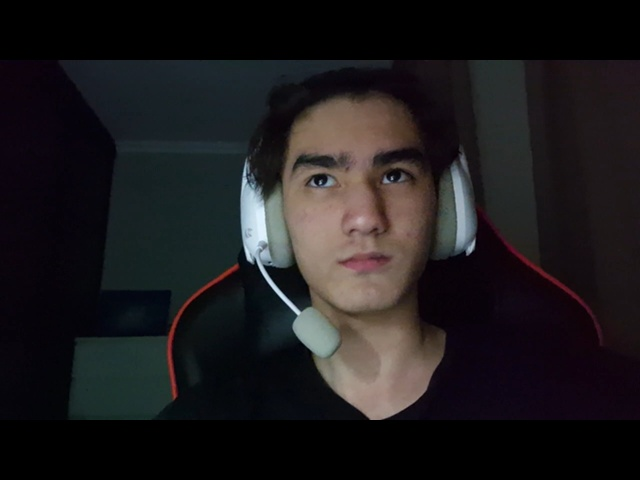
#> input picture known_faces/karim/karim_1.jpg, 640 x 480 px, given in place of the camera
$ python add_faces.py
#> lines starting #> are read from the running program, lines starting #| are printed output that depends on the picture; after the words box and inside, x2 and y2 are one past the last pixel; in counts of white or black regions, pixels touching at a corner belong together
import cv2
import pickle
import json
import numpy as np
import os

video = cv2.VideoCapture(0)     # 0 - for built in camera(laptops)  1 - for external cameras(pcs)
facedetect = cv2.CascadeClassifier('data/haarcascade_frontalface_default.xml')

face_data = []
i=0

name = input("Enter Your Name you fat fuhh: ")
#> the answer given: known_faces/karim/karim_1.jpg


while True:
    ret, frame = video.read()
#> frame is the input picture: shape (480, 640, 3); mean B, G, R 28.7, 27, 29.4
    gray = cv2.cvtColor(frame, cv2.COLOR_BGR2GRAY)
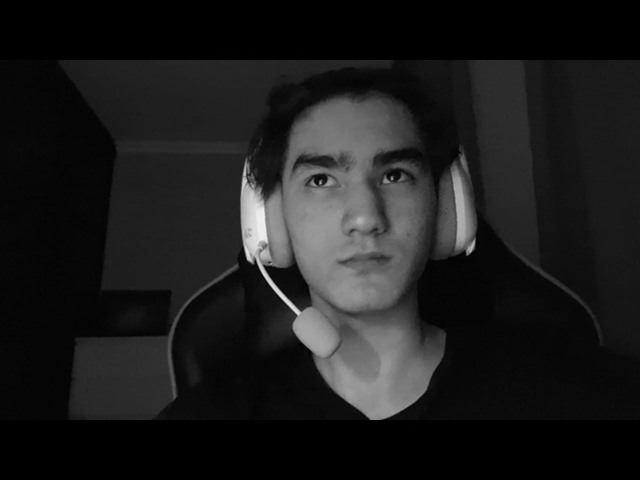
#> gray: shape (480, 640); min 0, max 241, mean 27.9
    faces = facedetect.detectMultiScale(gray, 1.3 ,5)
#> faces = [[262, 97, 199, 199]]
    for (x, y, w, h) in faces:
        crop_img = frame[y:y+h, x:x+w, :]
        resized_img = cv2.resize(crop_img, (50,50))
        if len(face_data) <= 100 and i%10 == 0:          # NOTE you changed 100 to 20
            face_data.append(resized_img)
        i=i+1
        cv2.putText(frame, str(len(face_data)), (50,50), cv2.FONT_HERSHEY_COMPLEX, 1, (50,50,255), 1)
        cv2.rectangle(frame, (x,y), (x+w, y+h), (50, 50, 255), 1)
#> this loop made 1 pass
#> (x, y, w, h, i) on pass 1: (262, 97, 199, 199, 1)
#> pass 1, `crop_img = frame[y:y+h, x:x+w, :]`:
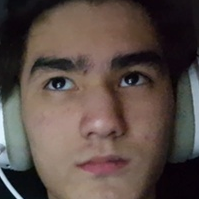
#> crop_img: shape (199, 199, 3); mean B, G, R 70.1, 76.1, 90.1
#> pass 1, `resized_img = cv2.resize(crop_img, (50,50))`:
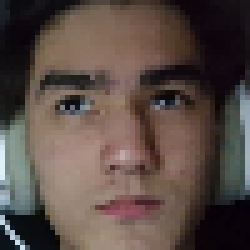
#> resized_img: shape (50, 50, 3) (shown 5 times larger); mean B, G, R 69.9, 76, 90
#> after the loop:
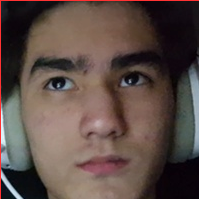
#> crop_img: shape (199, 199, 3); 1% of pixels changed, all inside (x1, y1, x2, y2) = (0, 0, 199, 199)
#> after the loop:
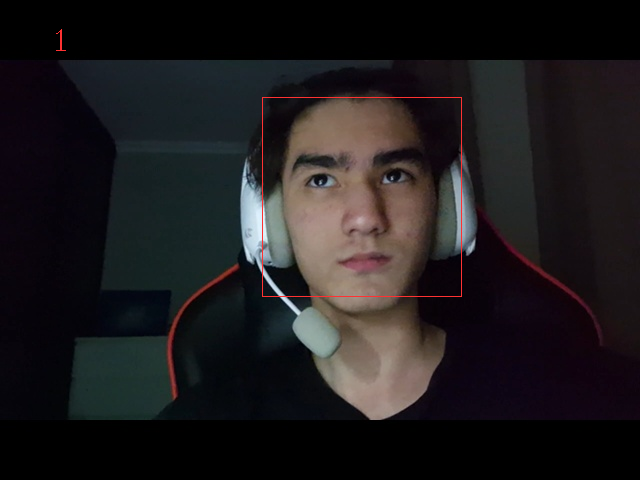
#> frame: shape (480, 640, 3); 0.28% of pixels changed, all inside (x1, y1, x2, y2) = (56, 29, 462, 297)
#> after the loop, face_data = 1 item; i = 1
    cv2.imshow("Frame", frame)
    k = cv2.waitKey(1)
#> (key q is pressed here)
    if k==ord('q') or len(face_data) == 100:     # NOTE you change from 100 to 20
        break

video.release()
cv2.destroyAllWindows()

face_data = np.asarray(face_data)
face_data = face_data.reshape(100,-1)
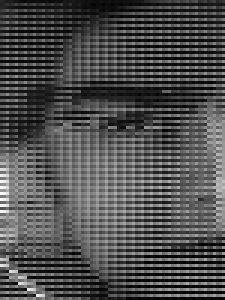
#> face_data: shape (100, 75) (shown 3 times larger); min 0, max 248, mean 78.6


if 'names.pkl' not in os.listdir('data/'):
    names = [name] * 100
    with open('names.pkl', 'wb') as f:
        pickle.dump(names, f)
else:
    with open('names.pkl', 'rb') as f:
        names = pickle.load(f)
    names = names + [name]*100
    with open('names.pkl', 'wb') as f:
        pickle.dump(names, f)


if 'faces_data.pkl' not in os.listdir('data/'):
    with open('faces_data.pkl', "wb") as f:
        pickle.dump(face_data, f)
else:
    with open('faces_data.pkl', 'rb') as f:
        faces = pickle.load(f)
    faces = np.append(faces, face_data, axis= 0)
    with open('faces_data.pkl', 'wb') as f:
        pickle.dump(faces, f)


# THE FUCKING FAT NOTE FOR YOU FAT FUCK (even though u have underweght): YOU HAVE STOPPED AT 27:23 OF https://www.youtube.com/watch?v=BYCKvM8eZGA DO NOT FUCKING FORGET TO CHANGE THE 0 TO 1 OR WHATEVERT YK THE CAMERA BULLSHIT
# THOSE ERRORS ARE FALSE POSITIVES

$ run again, on known_faces/karim/karim_3.jpg
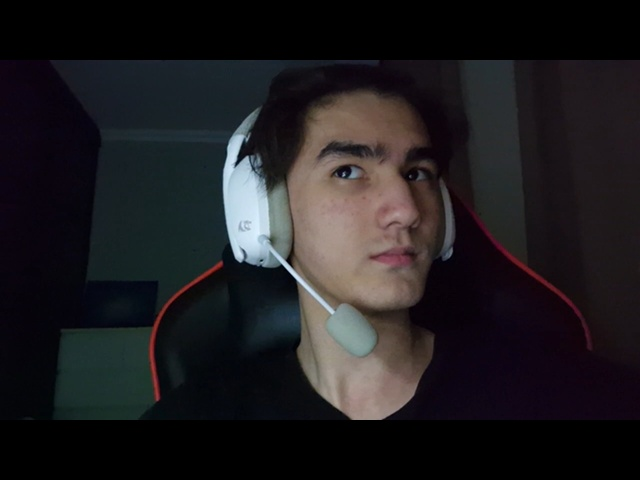
#> input picture known_faces/karim/karim_3.jpg, 640 x 480 px, given in place of the camera
#> frame is the input picture: shape (480, 640, 3); mean B, G, R 31.3, 28.7, 30.8
#> faces = [[282, 100, 196, 196]]
#> the loop `for (x, y, w, h) in faces:` made 1 pass
#> (x, y, w, h, i) on pass 1: (282, 100, 196, 196, 1)
#> after the loop `for (x, y, w, h) in faces:`:
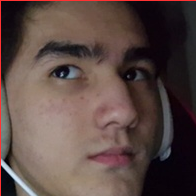
#> crop_img: shape (196, 196, 3); mean B, G, R 68.1, 72.7, 90.8
#> after the loop `for (x, y, w, h) in faces:`: face_data = 1 item; i = 1
#> `face_data = face_data.reshape(100,-1)`:
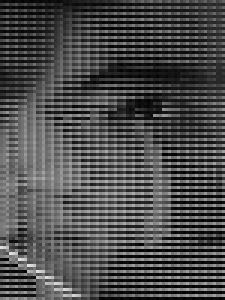
#> face_data: shape (100, 75) (shown 3 times larger); min 0, max 227, mean 76.3
